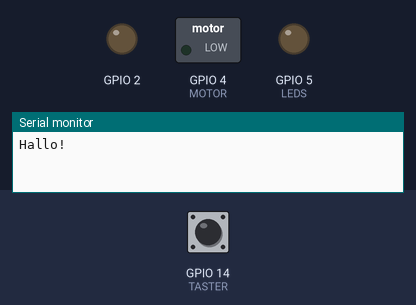
A sketch run on a simulated ESP8266 (NodeMCU). Parts: switched loads named in the sketch (green lamp = pin HIGH), output pins drawn as LEDs (lit = HIGH, except the on-board LED, lit = LOW), the last lines printed to the serial monitor. The inputs (shaded band) are chosen by the test bench; at power-on: GPIO 14 (TASTER) HIGH. WiFi joins after 1.5 s; servers stay silent unless stated.

Above: at 2.2 s.
2.3 s: GPIO 14 (TASTER) pulled LOW for 0.15 s
At 2.6 s:
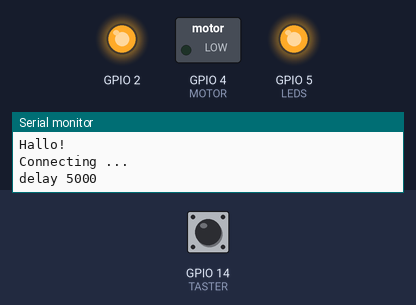
6.9 s: GPIO 14 (TASTER) driven HIGH
9.0 s: GPIO 14 (TASTER) pulsed LOW 2 times (0.12 s each, 0.3 s apart)
At 10.0 s:
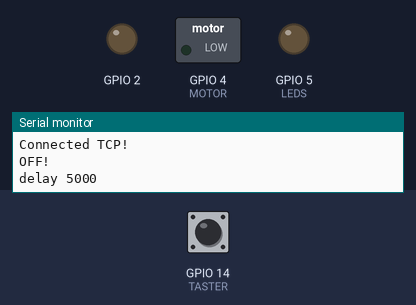
Timing chart, 0 to 12.0 s (numbered marks = the images above; inputs shaded):
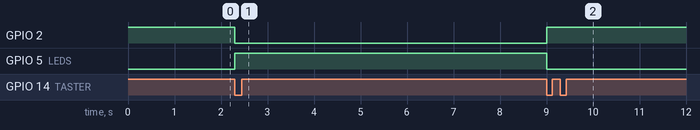

The sketch:

motordrive.ino
```cpp
#define LEDS 5
#define MOTOR 4
#define TASTER 14

#include <ESP8266WiFi.h>

void setup() {
  // Start Serial port
  Serial.begin(115200);

  pinMode(BUILTIN_LED, OUTPUT);
  digitalWrite(BUILTIN_LED, HIGH);
  pinMode(LEDS, OUTPUT);
  digitalWrite(LEDS, LOW);
  pinMode(MOTOR, OUTPUT);
  digitalWrite(MOTOR, LOW);
  pinMode(TASTER, INPUT_PULLUP);

  delay(1000);

  Serial.println("Hallo!");
}

uint8_t running=0;
WiFiClient motorClient;
unsigned long lastUpdate=0;
IPAddress dest_addr( 192, 168, 4, 1 );

void loop() {

  if(lastUpdate<millis()){
    analogWrite(MOTOR,0);
  }

  if(digitalRead(TASTER)==LOW){
    if(running){
      running=0;
      Serial.println("OFF!");
      WiFi.disconnect();
      digitalWrite(BUILTIN_LED, HIGH);
      digitalWrite(LEDS, LOW);
      Serial.println("delay 5000");
      delay(5000);
    }
    else{
      running=1;
      Serial.println("Connecting ... ");
      digitalWrite(BUILTIN_LED, LOW);
      digitalWrite(LEDS, HIGH);
      WiFi.mode(WIFI_STA);
      WiFi.begin("POV Display");
      Serial.println("delay 5000");
      delay(5000);
    }

  }

  if(running){
      if (WiFi.status() != WL_CONNECTED)
      {
        Serial.println("Wait for Wifi ...");
        delay(100);
      }
      else if(motorClient.connected()){
        if(motorClient.available()){
          //get data from the telnet client and push it to the UART
          if(motorClient.available()){
            uint8_t pwm=0;
            while(motorClient.available()) pwm=motorClient.read();
            Serial.printf("PWM: %d\n",pwm);
            analogWrite(MOTOR,pwm*4);
            lastUpdate= millis()+200; // we should get a pwm update ever 100ms to 200ms is too long
          }
        }
      }
      else{
        Serial.println("Connecting TCP ...");
        analogWrite(MOTOR,0);     // this can take some time => play it save!
        if (!motorClient.connect(dest_addr,9999)) {
            Serial.println("connection failed");
            delay(100);
        }
        else{
          Serial.println("Connected TCP!");
        }
      }

  }
}
```

Measured:
- after the input at 2.3 s, GPIO 2: HIGH → LOW at once; GPIO 5 (LEDS): LOW → HIGH at once
- after the input at 9.0 s, GPIO 2: LOW → HIGH at once; GPIO 5 (LEDS): HIGH → LOW at once
